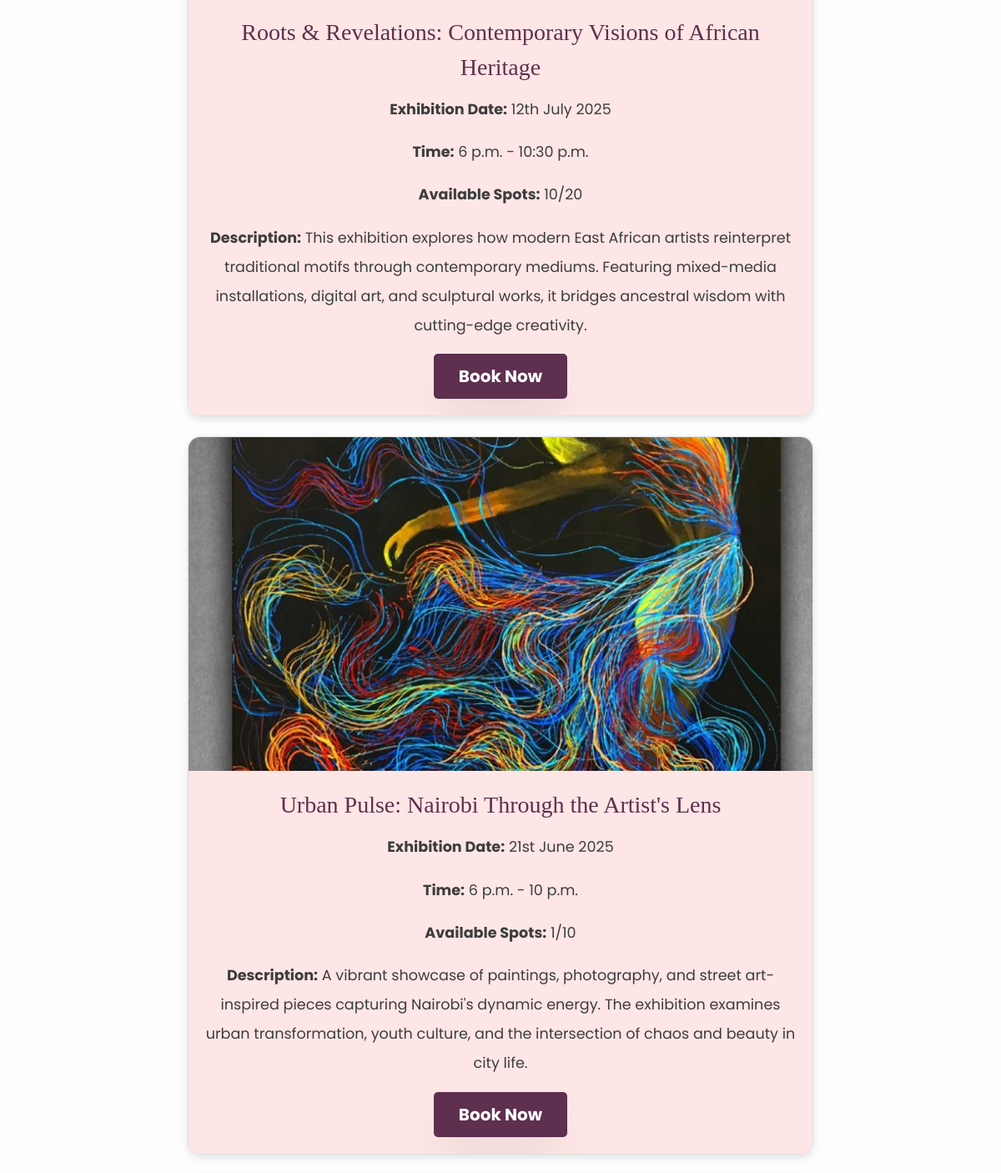
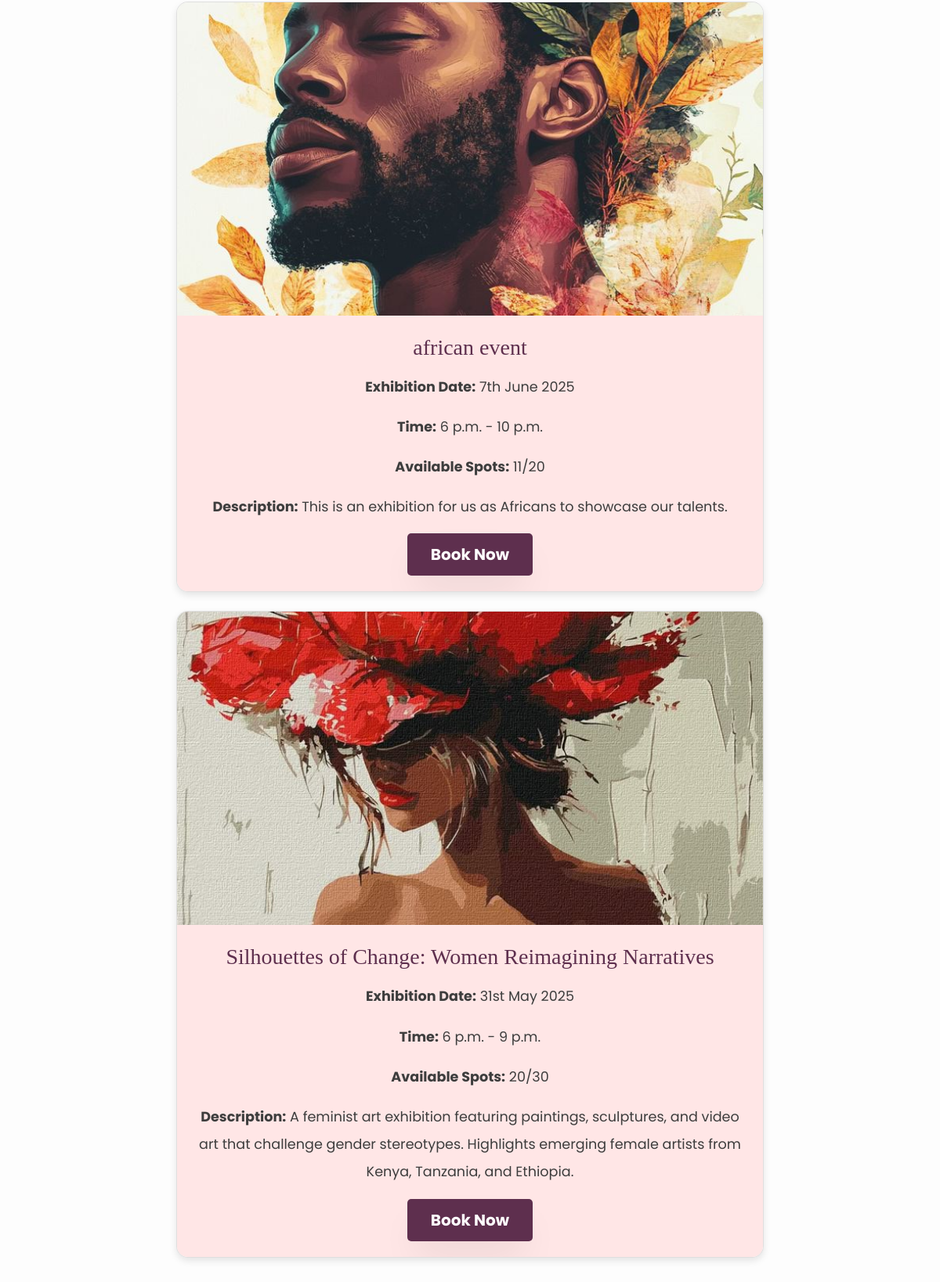
/exhibitions/ (middle part), run on an earlier commit of the app's database (2 pictures, top to bottom).
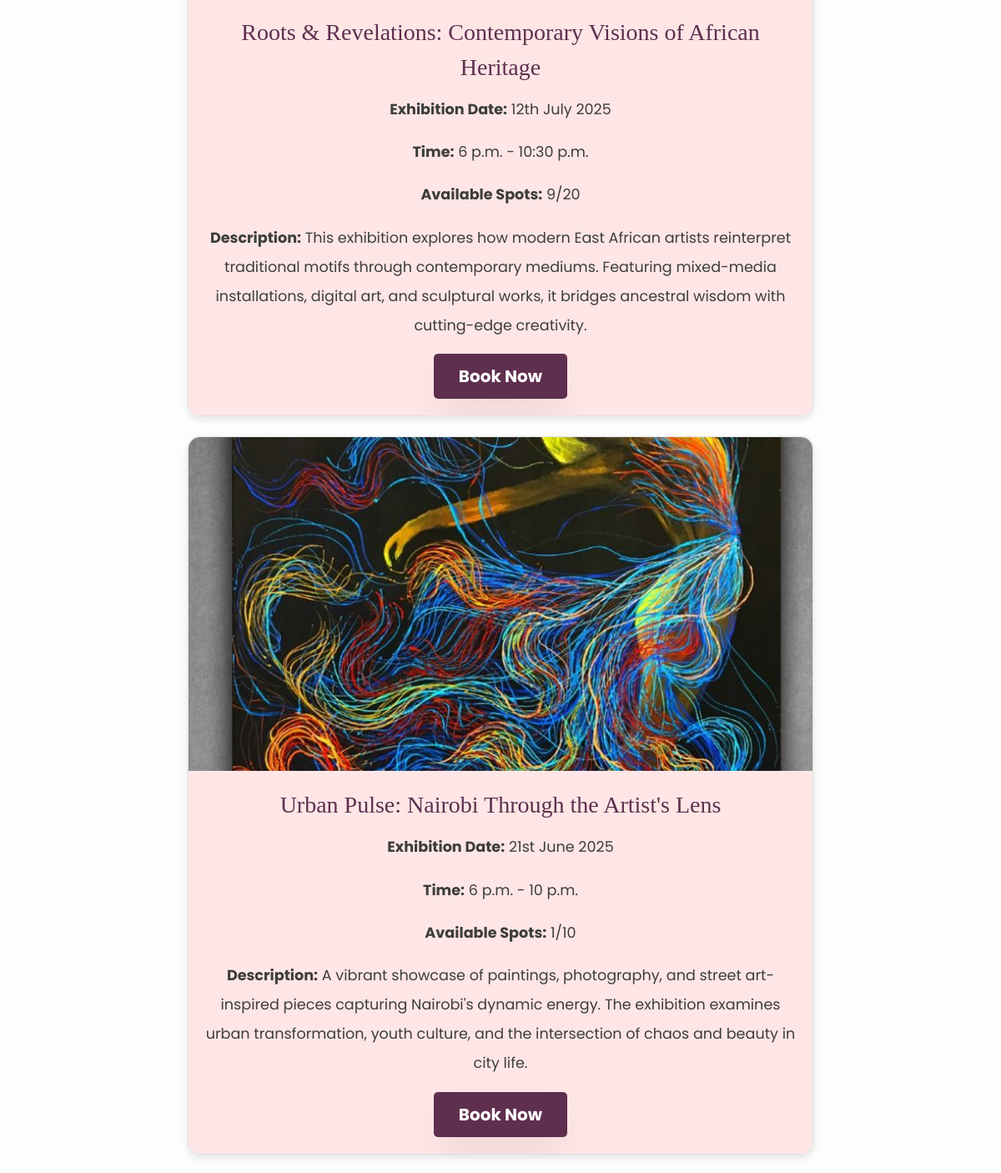
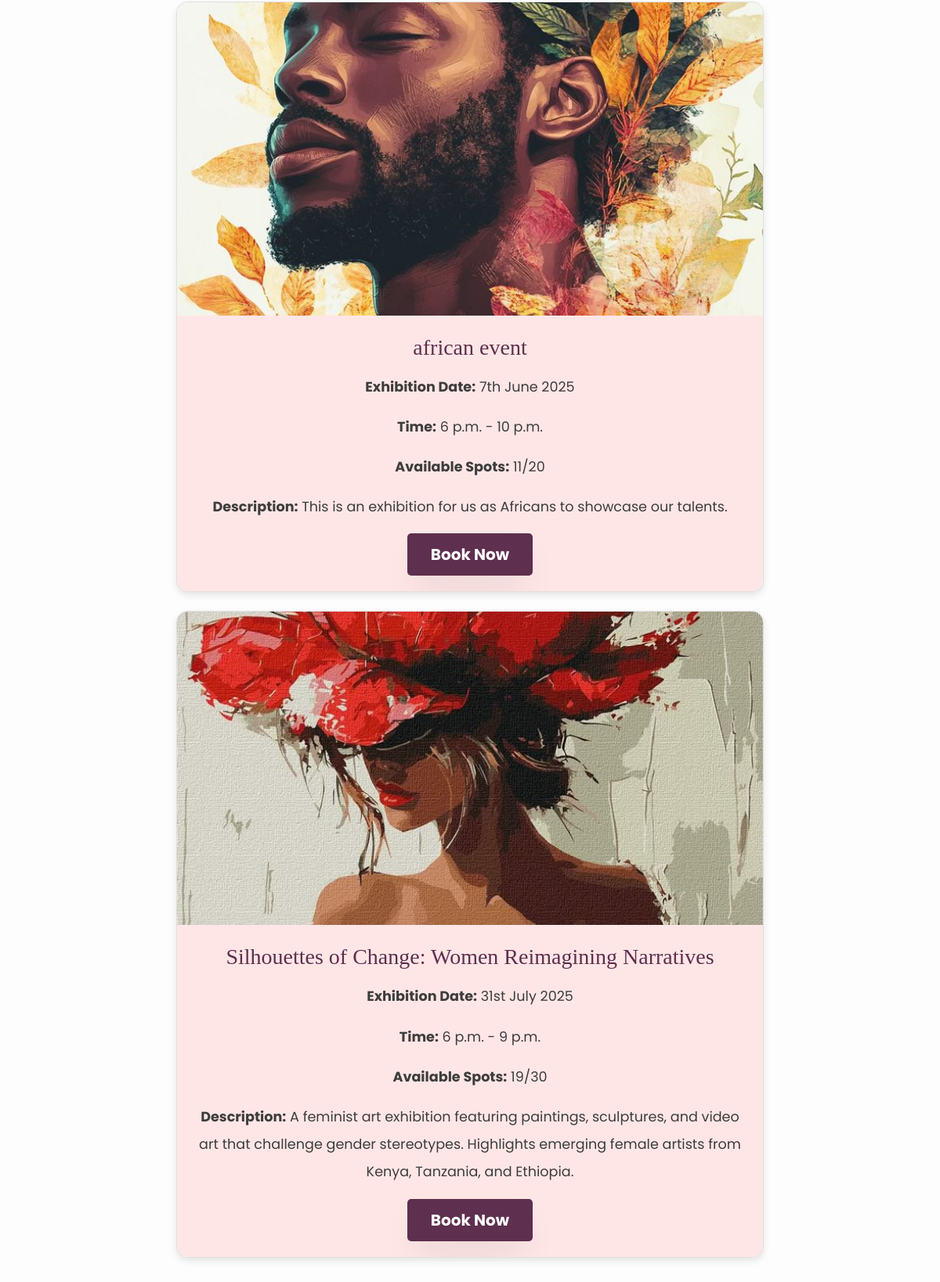
And on a later commit of the database (2 pictures, top to bottom).
### usanii/models.py (models this page shows, shortened)
class Exhibition(models.Model):
    title = models.CharField(max_length=255)
    image = models.ImageField(upload_to='exhibitions/')
    date = models.CharField(max_length=200, default='Saturday')
    description = models.TextField(max_length=1000, default='This is an exhibition')
    start_time = models.TimeField(
        help_text="Format: HH:MM (24-hour format), e.g. 18:00 for 6 PM"
    )
    end_time = models.TimeField(
        help_text="Format: HH:MM (24-hour format), e.g. 21:00 for 9 PM"
    )
    max_capacity = models.PositiveIntegerField(default=50)
    current_attendees = models.PositiveIntegerField(default=0)
    created_at = models.DateTimeField(default=timezone.now)  # Added for better reporting
    booking_date = models.DateTimeField(default=timezone.now)
    class Meta:
        verbose_name = "Exhibition"
        verbose_name_plural = "Exhibitions"
        ordering = ['-created_at']  # Newest exhibitions first

### usanii/views.py (the view)
# urls.py: path('exhibitions/', views.exhibitions, name='exhibitions'),
def exhibitions(request):
    exhibitions = Exhibition.objects.all()
    for exhibition in exhibitions:
        exhibition.bookings_count = Booking.objects.filter(exhibition=exhibition).count()
        exhibition.available_spots = exhibition.max_capacity - exhibition.bookings_count
        exhibition.is_full = exhibition.bookings_count >= exhibition.max_capacity
    return render(request, "exhibitions.html", {
        "exhibitions": exhibitions,
        "footer": Footer.objects.all()
    })

### usanii/templates/exhibitions.html (shortened to what this page needs)
{% extends 'common.html' %}
{% load static %}
{% block body %}
<div class="container my-5" style="background: #fdfdfd; padding: 30px; border-radius: 10px; box-shadow: 0px 4px 12px rgba(0, 0, 0, 0.1);">
    <div class="row justify-content-center">
        {% for exhibition in exhibitions %}
        <div class="col-md-8 mb-4">
            <div class="card" style="border-radius: 15px; box-shadow: 0 4px 10px rgba(0, 0, 0, 0.1); overflow: hidden;">
                <img src="{{ exhibition.image.url }}" class="card-img-top" alt="{{ exhibition.title }}" style="height: 400px; width: 100%; object-fit: cover;">
                <div class="card-body text-center" style="background-color: #ffe6e6;">
                    <h3 class="card-title" style="font-family: 'Georgia', serif; color: #5e2f4e;">{{ exhibition.title }}</h3>
                    <p class="card-text" style="color: #3d3d3d; font-size: 1.1rem;"><strong>Exhibition Date:</strong> {{ exhibition.date }}</p>
                    <p class="card-text" style="color: #3d3d3d; font-size: 1.1rem;"><strong>Time:</strong> {{ exhibition.start_time }} - {{ exhibition.end_time }}</p>
                    <p class="card-text" style="color: #3d3d3d; font-size: 1.1rem;"><strong>Available Spots:</strong> {{ exhibition.available_spots }}/{{ exhibition.max_capacity }}</p>
                    <p class="card-text" style="color: #3d3d3d; font-size: 1.1rem;"><strong>Description:</strong> {{ exhibition.description }}</p>
                    <button class="btn btn-lg btn-primary book-btn" style="background-color: #5e2f4e; border: none; border-radius: 5px; padding: 12px 30px; font-weight: bold;"
                            data-exhibition-id="{{ exhibition.id }}" {% if exhibition.is_full %}disabled{% endif %}>
                        {% if exhibition.is_full %}Fully Booked{% else %}Book Now{% endif %}
                    </button>
                </div>
            </div>
        </div>
        {% endfor %}
    </div>
</div>
{% endblock %}

What changed in the data, as far as the page shows it:
changed Exhibition "Roots & Revelations: Contemporary Visions of African Heritage": available_spots "10" → "9"
changed Exhibition "Silhouettes of Change: Women Reimagining Narratives": date "31st May 2025" → "31st July 2025"; available_spots "20" → "19"
